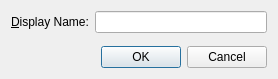
<?xml version="1.0" encoding="UTF-8"?>
<ui version="4.0">
 <class>RibbonRenameDialog</class>
 <widget class="QDialog" name="RibbonRenameDialog">
  <property name="geometry">
   <rect>
    <x>0</x>
    <y>0</y>
    <width>278</width>
    <height>79</height>
   </rect>
  </property>
  <property name="windowTitle">
   <string>Rename</string>
  </property>
  <layout class="QHBoxLayout" name="horizontalLayout_3">
   <item>
    <layout class="QVBoxLayout" name="verticalLayout" stretch="0,0,1">
     <property name="leftMargin">
      <number>0</number>
     </property>
     <property name="bottomMargin">
      <number>0</number>
     </property>
     <item>
      <layout class="QHBoxLayout" name="horizontalLayoutTop" stretch="0,1">
       <property name="sizeConstraint">
        <enum>QLayout::SetNoConstraint</enum>
       </property>
       <item>
        <widget class="QLabel" name="label">
         <property name="text">
          <string>&amp;Display Name:</string>
         </property>
         <property name="alignment">
          <set>Qt::AlignLeading|Qt::AlignLeft|Qt::AlignVCenter</set>
         </property>
         <property name="buddy">
          <cstring>lineEditName</cstring>
         </property>
        </widget>
       </item>
       <item>
        <widget class="QLineEdit" name="lineEditName">
         <property name="alignment">
          <set>Qt::AlignLeading|Qt::AlignLeft|Qt::AlignVCenter</set>
         </property>
        </widget>
       </item>
      </layout>
     </item>
     <item>
      <spacer name="verticalSpacer">
       <property name="orientation">
        <enum>Qt::Vertical</enum>
       </property>
       <property name="sizeHint" stdset="0">
        <size>
         <width>20</width>
         <height>40</height>
        </size>
       </property>
      </spacer>
     </item>
     <item>
      <layout class="QHBoxLayout" name="horizontalLayoutBottom" stretch="0">
       <property name="sizeConstraint">
        <enum>QLayout::SetDefaultConstraint</enum>
       </property>
       <item>
        <widget class="QDialogButtonBox" name="buttonBox">
         <property name="orientation">
          <enum>Qt::Horizontal</enum>
         </property>
         <property name="standardButtons">
          <set>QDialogButtonBox::Cancel|QDialogButtonBox::Ok</set>
         </property>
        </widget>
       </item>
      </layout>
     </item>
    </layout>
   </item>
  </layout>
 </widget>
 <resources/>
 <connections>
  <connection>
   <sender>buttonBox</sender>
   <signal>accepted()</signal>
   <receiver>RibbonRenameDialog</receiver>
   <slot>accept()</slot>
   <hints>
    <hint type="sourcelabel">
     <x>248</x>
     <y>254</y>
    </hint>
    <hint type="destinationlabel">
     <x>157</x>
     <y>274</y>
    </hint>
   </hints>
  </connection>
  <connection>
   <sender>buttonBox</sender>
   <signal>rejected()</signal>
   <receiver>RibbonRenameDialog</receiver>
   <slot>reject()</slot>
   <hints>
    <hint type="sourcelabel">
     <x>316</x>
     <y>260</y>
    </hint>
    <hint type="destinationlabel">
     <x>286</x>
     <y>274</y>
    </hint>
   </hints>
  </connection>
 </connections>
</ui>
